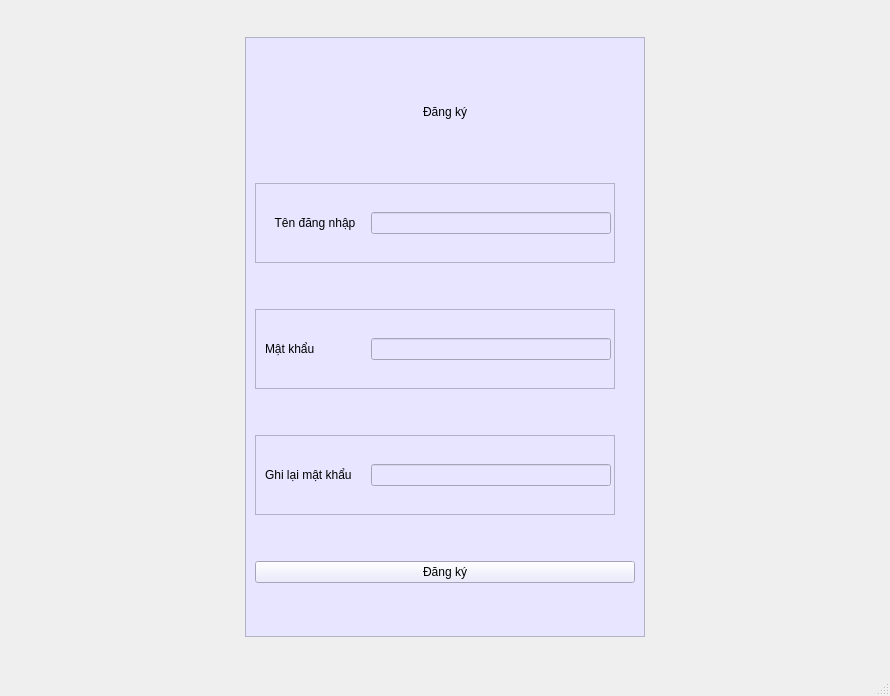
<?xml version="1.0" encoding="UTF-8"?>
<ui version="4.0">
 <class>MainWindow</class>
 <widget class="QMainWindow" name="MainWindow">
  <property name="geometry">
   <rect>
    <x>0</x>
    <y>0</y>
    <width>890</width>
    <height>696</height>
   </rect>
  </property>
  <property name="windowTitle">
   <string>MainWindow</string>
  </property>
  <widget class="QWidget" name="centralwidget">
   <layout class="QHBoxLayout" name="horizontalLayout_3">
    <item>
     <widget class="QFrame" name="frDangnhap">
      <property name="minimumSize">
       <size>
        <width>400</width>
        <height>500</height>
       </size>
      </property>
      <property name="maximumSize">
       <size>
        <width>400</width>
        <height>600</height>
       </size>
      </property>
      <property name="styleSheet">
       <string notr="true">background-color:rgb(231, 229, 255);</string>
      </property>
      <property name="frameShape">
       <enum>QFrame::StyledPanel</enum>
      </property>
      <property name="frameShadow">
       <enum>QFrame::Raised</enum>
      </property>
      <layout class="QVBoxLayout" name="verticalLayout">
       <item>
        <widget class="QLabel" name="label_2">
         <property name="maximumSize">
          <size>
           <width>500</width>
           <height>50</height>
          </size>
         </property>
         <property name="layoutDirection">
          <enum>Qt::LeftToRight</enum>
         </property>
         <property name="styleSheet">
          <string notr="true">text-align: center;
margin: 0px auto;
color: black;</string>
         </property>
         <property name="text">
          <string>Đăng ký</string>
         </property>
         <property name="alignment">
          <set>Qt::AlignCenter</set>
         </property>
         <property name="margin">
          <number>0</number>
         </property>
        </widget>
       </item>
       <item>
        <widget class="QFrame" name="frame">
         <property name="minimumSize">
          <size>
           <width>360</width>
           <height>80</height>
          </size>
         </property>
         <property name="maximumSize">
          <size>
           <width>360</width>
           <height>80</height>
          </size>
         </property>
         <property name="frameShape">
          <enum>QFrame::StyledPanel</enum>
         </property>
         <property name="frameShadow">
          <enum>QFrame::Raised</enum>
         </property>
         <layout class="QHBoxLayout" name="horizontalLayout">
          <item>
           <widget class="QLabel" name="lb_tendangnhap">
            <property name="minimumSize">
             <size>
              <width>100</width>
              <height>0</height>
             </size>
            </property>
            <property name="maximumSize">
             <size>
              <width>200</width>
              <height>50</height>
             </size>
            </property>
            <property name="layoutDirection">
             <enum>Qt::LeftToRight</enum>
            </property>
            <property name="styleSheet">
             <string notr="true">color: black;</string>
            </property>
            <property name="text">
             <string>Tên đăng nhập</string>
            </property>
            <property name="alignment">
             <set>Qt::AlignCenter</set>
            </property>
            <property name="indent">
             <number>5</number>
            </property>
           </widget>
          </item>
          <item>
           <widget class="QLineEdit" name="register_ip_username">
            <property name="minimumSize">
             <size>
              <width>240</width>
              <height>0</height>
             </size>
            </property>
            <property name="maximumSize">
             <size>
              <width>240</width>
              <height>16777215</height>
             </size>
            </property>
           </widget>
          </item>
         </layout>
        </widget>
       </item>
       <item>
        <widget class="QFrame" name="frame_3">
         <property name="minimumSize">
          <size>
           <width>360</width>
           <height>80</height>
          </size>
         </property>
         <property name="maximumSize">
          <size>
           <width>360</width>
           <height>80</height>
          </size>
         </property>
         <property name="frameShape">
          <enum>QFrame::StyledPanel</enum>
         </property>
         <property name="frameShadow">
          <enum>QFrame::Raised</enum>
         </property>
         <layout class="QHBoxLayout" name="horizontalLayout_2">
          <item>
           <widget class="QLabel" name="lb_tendangnhap_3">
            <property name="minimumSize">
             <size>
              <width>100</width>
              <height>0</height>
             </size>
            </property>
            <property name="maximumSize">
             <size>
              <width>200</width>
              <height>50</height>
             </size>
            </property>
            <property name="styleSheet">
             <string notr="true">color: black;</string>
            </property>
            <property name="text">
             <string>Mật khẩu</string>
            </property>
           </widget>
          </item>
          <item>
           <widget class="QLineEdit" name="register_ip_pass">
            <property name="minimumSize">
             <size>
              <width>240</width>
              <height>0</height>
             </size>
            </property>
            <property name="maximumSize">
             <size>
              <width>240</width>
              <height>16777215</height>
             </size>
            </property>
           </widget>
          </item>
         </layout>
        </widget>
       </item>
       <item>
        <widget class="QFrame" name="frame_2">
         <property name="minimumSize">
          <size>
           <width>360</width>
           <height>80</height>
          </size>
         </property>
         <property name="maximumSize">
          <size>
           <width>360</width>
           <height>80</height>
          </size>
         </property>
         <property name="frameShape">
          <enum>QFrame::StyledPanel</enum>
         </property>
         <property name="frameShadow">
          <enum>QFrame::Raised</enum>
         </property>
         <layout class="QHBoxLayout" name="horizontalLayout_4">
          <item>
           <widget class="QLabel" name="lb_tendangnhap_2">
            <property name="minimumSize">
             <size>
              <width>100</width>
              <height>0</height>
             </size>
            </property>
            <property name="maximumSize">
             <size>
              <width>200</width>
              <height>50</height>
             </size>
            </property>
            <property name="styleSheet">
             <string notr="true">color: black;</string>
            </property>
            <property name="text">
             <string>Ghi lại mật khẩu</string>
            </property>
           </widget>
          </item>
          <item>
           <widget class="QLineEdit" name="register_ip_repass">
            <property name="minimumSize">
             <size>
              <width>240</width>
              <height>0</height>
             </size>
            </property>
            <property name="maximumSize">
             <size>
              <width>240</width>
              <height>16777215</height>
             </size>
            </property>
           </widget>
          </item>
         </layout>
        </widget>
       </item>
       <item>
        <widget class="QPushButton" name="btnRegister">
         <property name="styleSheet">
          <string notr="true">color: black;</string>
         </property>
         <property name="text">
          <string>Đăng ký</string>
         </property>
        </widget>
       </item>
      </layout>
     </widget>
    </item>
   </layout>
  </widget>
  <widget class="QMenuBar" name="menubar">
   <property name="geometry">
    <rect>
     <x>0</x>
     <y>0</y>
     <width>890</width>
     <height>21</height>
    </rect>
   </property>
  </widget>
  <widget class="QStatusBar" name="statusbar"/>
 </widget>
 <resources/>
 <connections/>
</ui>
